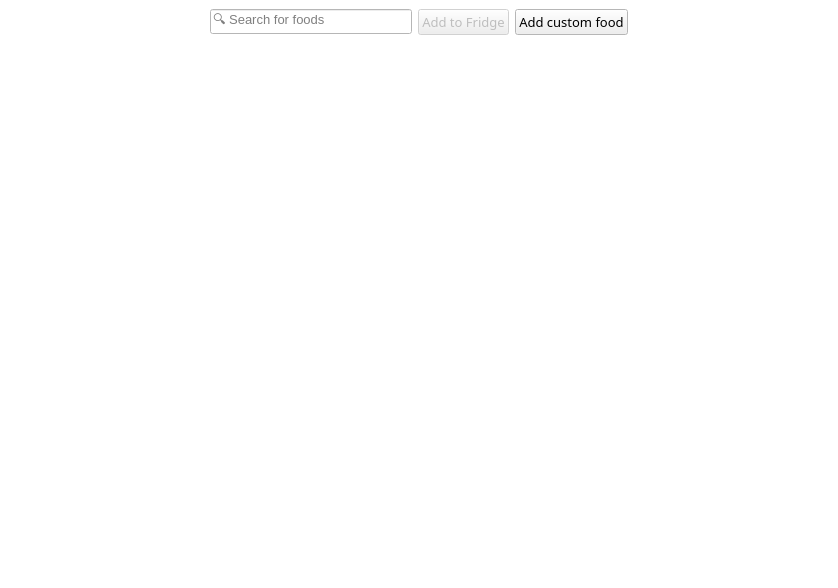
<?xml version="1.0" encoding="UTF-8"?>
<ui version="4.0">
 <class>SearchWindow</class>
 <widget class="QMainWindow" name="SearchWindow">
  <property name="geometry">
   <rect>
    <x>0</x>
    <y>0</y>
    <width>838</width>
    <height>588</height>
   </rect>
  </property>
  <property name="minimumSize">
   <size>
    <width>640</width>
    <height>480</height>
   </size>
  </property>
  <property name="palette">
   <palette>
    <active>
     <colorrole role="Base">
      <brush brushstyle="SolidPattern">
       <color alpha="255">
        <red>255</red>
        <green>255</green>
        <blue>255</blue>
       </color>
      </brush>
     </colorrole>
     <colorrole role="Window">
      <brush brushstyle="SolidPattern">
       <color alpha="255">
        <red>255</red>
        <green>255</green>
        <blue>255</blue>
       </color>
      </brush>
     </colorrole>
    </active>
    <inactive>
     <colorrole role="Base">
      <brush brushstyle="SolidPattern">
       <color alpha="255">
        <red>255</red>
        <green>255</green>
        <blue>255</blue>
       </color>
      </brush>
     </colorrole>
     <colorrole role="Window">
      <brush brushstyle="SolidPattern">
       <color alpha="255">
        <red>255</red>
        <green>255</green>
        <blue>255</blue>
       </color>
      </brush>
     </colorrole>
    </inactive>
    <disabled>
     <colorrole role="Base">
      <brush brushstyle="SolidPattern">
       <color alpha="255">
        <red>255</red>
        <green>255</green>
        <blue>255</blue>
       </color>
      </brush>
     </colorrole>
     <colorrole role="Window">
      <brush brushstyle="SolidPattern">
       <color alpha="255">
        <red>255</red>
        <green>255</green>
        <blue>255</blue>
       </color>
      </brush>
     </colorrole>
    </disabled>
   </palette>
  </property>
  <property name="windowTitle">
   <string>Spartan - Search</string>
  </property>
  <property name="windowIcon">
   <iconset>
    <normaloff>images/icon_trimmed.png</normaloff>images/icon_trimmed.png</iconset>
  </property>
  <widget class="QWidget" name="centralwidget">
   <layout class="QGridLayout" name="gridLayout">
    <item row="0" column="0">
     <layout class="QVBoxLayout" name="verticalLayout">
      <item>
       <layout class="QHBoxLayout" name="horizontalLayout">
        <item>
         <spacer name="horizontalSpacer_4">
          <property name="orientation">
           <enum>Qt::Horizontal</enum>
          </property>
          <property name="sizeHint" stdset="0">
           <size>
            <width>40</width>
            <height>20</height>
           </size>
          </property>
         </spacer>
        </item>
        <item>
         <widget class="QLineEdit" name="search_box">
          <property name="sizePolicy">
           <sizepolicy hsizetype="MinimumExpanding" vsizetype="Fixed">
            <horstretch>0</horstretch>
            <verstretch>0</verstretch>
           </sizepolicy>
          </property>
          <property name="minimumSize">
           <size>
            <width>170</width>
            <height>25</height>
           </size>
          </property>
          <property name="maximumSize">
           <size>
            <width>300</width>
            <height>16777215</height>
           </size>
          </property>
          <property name="font">
           <font>
            <family>Segoe UI Symbol</family>
            <pointsize>10</pointsize>
           </font>
          </property>
          <property name="frame">
           <bool>true</bool>
          </property>
          <property name="alignment">
           <set>Qt::AlignLeading|Qt::AlignLeft|Qt::AlignVCenter</set>
          </property>
          <property name="placeholderText">
           <string>🔍 Search for foods</string>
          </property>
         </widget>
        </item>
        <item>
         <widget class="QPushButton" name="add_to_fridge_btn">
          <property name="enabled">
           <bool>false</bool>
          </property>
          <property name="font">
           <font>
            <family>Segoe UI Semilight</family>
            <pointsize>10</pointsize>
           </font>
          </property>
          <property name="text">
           <string>Add to Fridge</string>
          </property>
          <property name="icon">
           <iconset>
            <normaloff>images/fridge.png</normaloff>images/fridge.png</iconset>
          </property>
         </widget>
        </item>
        <item>
         <widget class="QPushButton" name="add_custom_food_btn">
          <property name="enabled">
           <bool>true</bool>
          </property>
          <property name="font">
           <font>
            <family>Segoe UI Semilight</family>
            <pointsize>10</pointsize>
           </font>
          </property>
          <property name="text">
           <string>Add custom food</string>
          </property>
          <property name="icon">
           <iconset>
            <normaloff>images/food.png</normaloff>images/food.png</iconset>
          </property>
         </widget>
        </item>
        <item>
         <spacer name="horizontalSpacer_2">
          <property name="orientation">
           <enum>Qt::Horizontal</enum>
          </property>
          <property name="sizeHint" stdset="0">
           <size>
            <width>40</width>
            <height>20</height>
           </size>
          </property>
         </spacer>
        </item>
       </layout>
      </item>
      <item>
       <widget class="QTableView" name="search_list">
        <property name="palette">
         <palette>
          <active>
           <colorrole role="Highlight">
            <brush brushstyle="SolidPattern">
             <color alpha="255">
              <red>218</red>
              <green>236</green>
              <blue>249</blue>
             </color>
            </brush>
           </colorrole>
           <colorrole role="HighlightedText">
            <brush brushstyle="SolidPattern">
             <color alpha="255">
              <red>0</red>
              <green>0</green>
              <blue>0</blue>
             </color>
            </brush>
           </colorrole>
          </active>
          <inactive>
           <colorrole role="Highlight">
            <brush brushstyle="SolidPattern">
             <color alpha="255">
              <red>218</red>
              <green>236</green>
              <blue>249</blue>
             </color>
            </brush>
           </colorrole>
           <colorrole role="HighlightedText">
            <brush brushstyle="SolidPattern">
             <color alpha="255">
              <red>0</red>
              <green>0</green>
              <blue>0</blue>
             </color>
            </brush>
           </colorrole>
          </inactive>
          <disabled>
           <colorrole role="Highlight">
            <brush brushstyle="SolidPattern">
             <color alpha="255">
              <red>0</red>
              <green>120</green>
              <blue>215</blue>
             </color>
            </brush>
           </colorrole>
           <colorrole role="HighlightedText">
            <brush brushstyle="SolidPattern">
             <color alpha="255">
              <red>0</red>
              <green>0</green>
              <blue>0</blue>
             </color>
            </brush>
           </colorrole>
          </disabled>
         </palette>
        </property>
        <property name="font">
         <font>
          <family>Segoe UI</family>
          <pointsize>10</pointsize>
         </font>
        </property>
        <property name="styleSheet">
         <string notr="true"/>
        </property>
        <property name="frameShape">
         <enum>QFrame::NoFrame</enum>
        </property>
        <property name="editTriggers">
         <set>QAbstractItemView::DoubleClicked|QAbstractItemView::EditKeyPressed|QAbstractItemView::SelectedClicked</set>
        </property>
        <property name="alternatingRowColors">
         <bool>false</bool>
        </property>
        <property name="showGrid">
         <bool>false</bool>
        </property>
        <property name="wordWrap">
         <bool>true</bool>
        </property>
        <attribute name="horizontalHeaderVisible">
         <bool>false</bool>
        </attribute>
        <attribute name="horizontalHeaderStretchLastSection">
         <bool>true</bool>
        </attribute>
        <attribute name="verticalHeaderVisible">
         <bool>false</bool>
        </attribute>
       </widget>
      </item>
     </layout>
    </item>
   </layout>
  </widget>
 </widget>
 <resources/>
 <connections/>
</ui>
